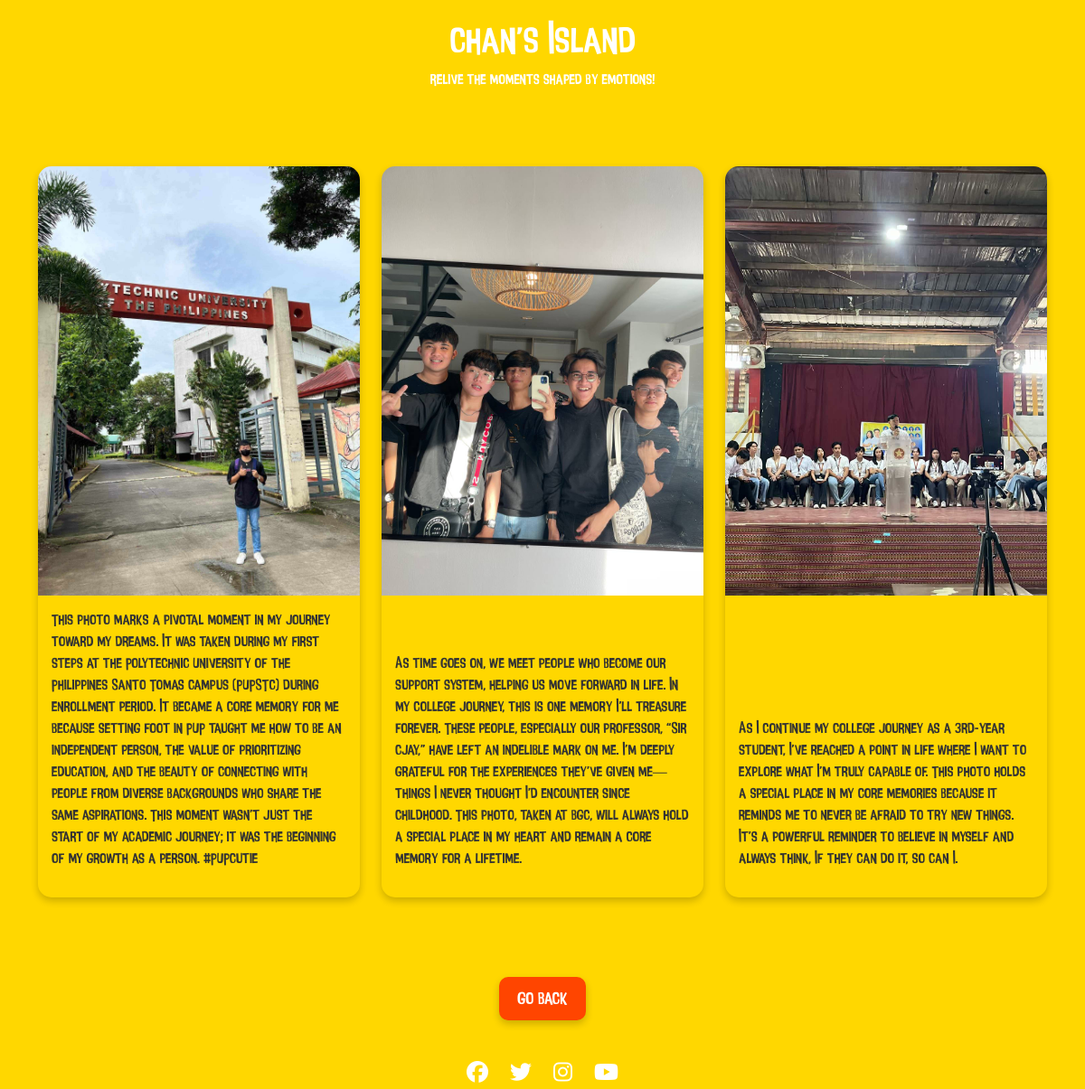
Page /view.php?islandPersonalityID=4 on the committed database.
### tables this page shows
CREATE TABLE `islandcontents` (
  `islandContentID` int(4) NOT NULL,
  `islandOfPersonalityID` int(4) NOT NULL,
  `image` varchar(50) DEFAULT NULL,
  `content` varchar(1000) NOT NULL,
  `color` varchar(10) DEFAULT NULL
);

### connect.php (called while the page is built, shortened)
<?php
  function executeQuery($query){
    $conn = $GLOBALS['conn'];
    return mysqli_query($conn, $query);
  }
?>

### view.php (the view, shortened to what this page needs)
<?php
include("connect.php");
$islandID = ($_GET['islandPersonalityID']);
$islandQuery = "SELECT * ,islandcontents.image AS islandcontentimage FROM islandcontents LEFT JOIN islandsofpersonality
ON islandcontents.islandOfPersonalityID = islandsofpersonality.islandOfPersonalityID
WHERE islandcontents.islandOfPersonalityID = '$islandID'";
$islandResults = executeQuery($islandQuery);
?>
<!DOCTYPE html>
<html lang="en">
<head>
    <link rel="stylesheet" href="https://cdn.jsdelivr.net/npm/bootstrap@5.3.3/dist/css/bootstrap.min.css">
    <link rel="stylesheet" href="https://cdnjs.cloudflare.com/ajax/libs/font-awesome/6.5.0/css/all.min.css">
</head>
<body>
    <div class="header">
        <h1>Chan's Island</h1>
        <p>Relive the moments shaped by emotions!</p>
    </div>
    <div class="container my-5">
        <div class="row">
            <?php
            if (mysqli_num_rows($islandResults) > 0) {
                while ($row = mysqli_fetch_assoc($islandResults)) {
                    $image = $row['islandcontentimage'];
                    $content = $row['content'];
                    $color = $row['color'] ?: 'data-color';
                    echo "<div class='col-md-4 d-flex'>
                            <div class='memory-card' data-color='$color'>
                                <img src='assets/images/$image' alt='Memory Image'>
                                <div class='content'>
                                    <p>$content</p>
                                </div>
                            </div>
                        </div>";
                }
            } else {
                echo "<p class='text-center'>No memories found.</p>";
            }
            ?>
        </div>
    </div>
    <div class="text-center">
        <a href="javascript:history.back()" class="back-button">Go Back</a>
    </div>
    <footer>
        <div class="footer-icons">
            <a href="https://web.facebook.com/groups/763353139298166" target="_blank" rel="noopener noreferrer"><i class="fab fa-facebook"></i></a>
            <a href="https://x.com/TheMultiStudios" target="_blank" rel="noopener noreferrer"><i class="fab fa-twitter"></i></a>
            <a href="https://www.instagram.com/insideout_thoughtbubbles/" target="_blank" rel="noopener noreferrer"><i class="fab fa-instagram"></i></a>
            <a href="https://www.youtube.com/watch?v=LEjhY15eCx0" target="_blank" rel="noopener noreferrer"><i class="fab fa-youtube"></i></a>
        </div>
    </footer>
</body>
</html>

### view.php (style rules this page uses)
body { background-color: #ffd700; font-family: 'InsideOut'; animation: backgroundColorChange 10s infinite alternate; }
.header { text-align: center; padding: 20px; color: #fff; }
.header h1 { animation: glow 2s infinite alternate; }
.memory-card { display: flex; flex-direction: column; justify-content: space-between; border-radius: 15px; overflow: hidden; margin-bottom: 20px; box-shadow: 0 4px 8px rgba(0, 0, 0, 0.2); transition: transform 0.3s, box-shadow 0.3s; animation: float 6s ease-in-out infinite; }
.memory-card img { width: 100%; height: auto; object-fit: cover; }
.memory-card .content { padding: 15px; color: #333; }
.back-button { display: inline-block; margin: 20px auto; padding: 10px 20px; background-color: #ff4500; color: #fff; font-size: 1.2em; border-radius: 10px; text-decoration: none; box-shadow: 0 4px 8px rgba(0, 0, 0, 0.2); transition: transform 0.3s, box-shadow 0.3s; }
footer { text-align: center; margin-top: 20px; color: #fff; }
.footer-icons { margin-top: 10px; }
.footer-icons a { color: #fff; font-size: 1.5em; margin: 0 10px; transition: color 0.3s; }

### rows in the picture
islandcontents: image (picture), content "This photo marks a pivotal moment in my journey toward my dreams. It was taken during my first steps at the Polytechnic University of the Philippines Santo Tomas Campus (PUPSTC) during enrollment period. It became a core memory for me because setting foot in PUP taught me how to be an independent person, the value of prioritizing education, and the beauty of connecting with people from diverse backgrounds who share the same aspirations. This moment wasn't just the start of my academic journey; it was the beginning of my growth as a person. #PUPcutie"
islandcontents: image (picture), content "As time goes on, we meet people who become our support system, helping us move forward in life. In my college journey, this is one memory I’ll treasure forever. These people, especially our professor, “Sir Cjay,” have left an indelible mark on me. I’m deeply grateful for the experiences they’ve given me—things I never thought I’d encounter since childhood. This photo, taken at BGC, will always hold a special place in my heart and remain a core memory for a lifetime."
islandcontents: image (picture), content "As I continue my college journey as a 3rd-year student, I’ve reached a point in life where I want to explore what I’m truly capable of. This photo holds a special place in my core memories because it reminds me to never be afraid to try new things. It’s a powerful reminder to believe in myself and always think, If they can do it, so can I."
